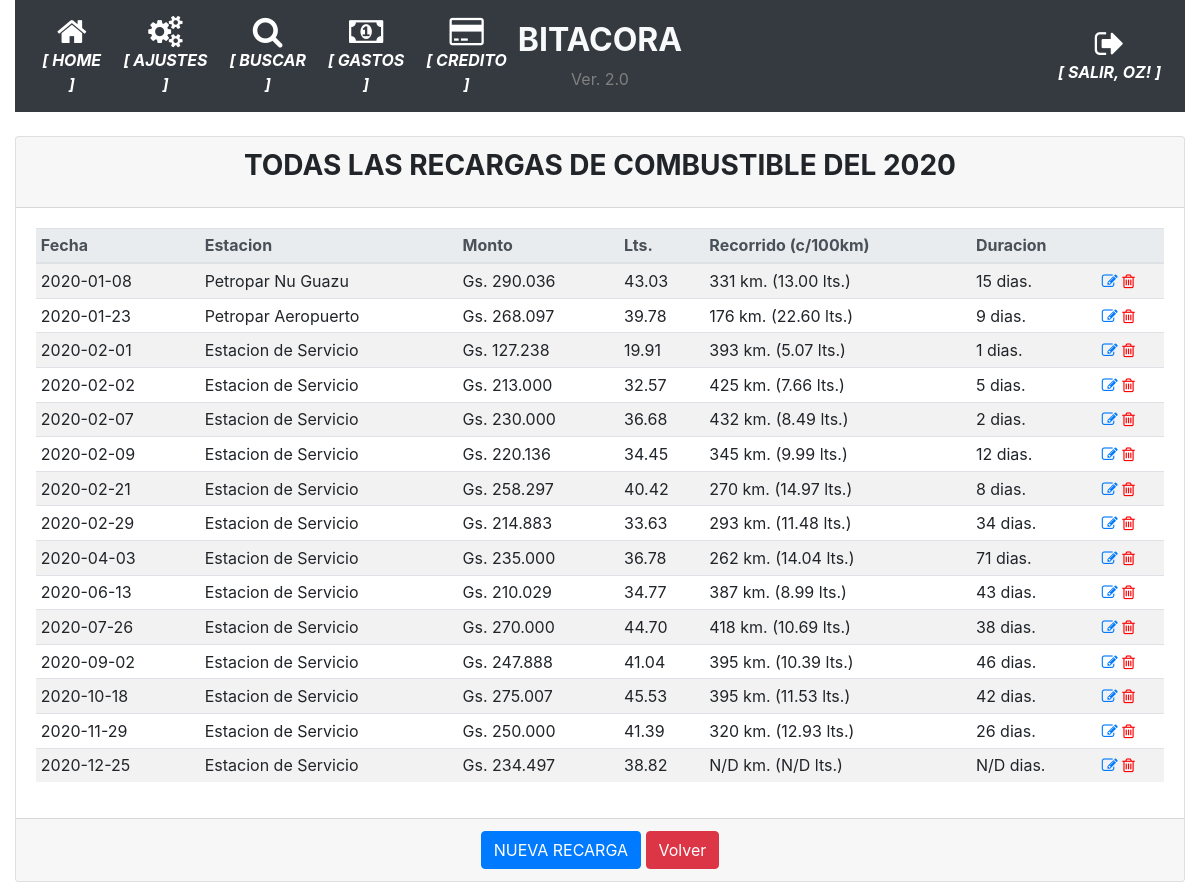
The page /recargas_detalle/2020 (signed in) on the database its author committed.
### app/models.py (models this page shows, shortened)
class User(UserMixin, db.Model):
    id = db.Column(db.Integer, primary_key=True)
    username = db.Column(db.String(64), index=True, unique=True)
    email = db.Column(db.String(120), index=True, unique=True)
    password_hash = db.Column(db.String(128))
    perfil = db.Column(db.String(128))

class Cargas(db.Model):
    __tablename__='cargas'
    id = db.Column(db.Integer, primary_key=True)
    date = db.Column(db.Date, nullable=False)
    fecha_carga = db.Column(db.Date, nullable=False)
    odometro = db.Column(db.Integer)
    emblema = db.Column(db.String(100), nullable=False)
    precio = db.Column(db.Integer)
    monto_carga = db.Column(db.Integer)

### app/routes.py (the view)
@app.route('/recargas_detalle/<anno>', methods=['GET', 'POST'])
@login_required
def recargas_detalle(anno):
    cargas = Cargas.query.filter(func.strftime("%Y", Cargas.fecha_carga)==anno).order_by(Cargas.fecha_carga).all()
    return render_template('detalles_anno_combus.html', cargas=cargas, anno=anno)

### app/models.py (called while the page is built)
@login.user_loader
def load_user(id):
    return User.query.get(int(id))

### app/templates/detalles_anno_combus.html
{% extends "base.html" %}
{% block main %}
<div class="card">
    <div class="card-header">
        <h3 class="card-title text-center"><strong>TODAS LAS RECARGAS DE COMBUSTIBLE DEL {{ anno }}</strong></h3>
    </div>
    <div class="card-body">
        <div class="table-responsive">
            <table class="table table-striped table-sm">
                <thead class="thead-light">
                    <tr>
                        <th>Fecha</th>
                        <th>Estacion</th>
                        <th>Monto</th>
                        <th>Lts.</th>
                        <th>Recorrido (c/100km)</th>
                        <th>Duracion</th>
                        <th></th>
                    </tr>
                </thead>
                <tbody>
                    {% for carga in cargas %}
                    <tr>
                        <td>{{ carga.fecha_carga }}</td>
                        <td>{{ carga.emblema }}</td>
                        <td>{{ "Gs. {:,.0f}".format(carga.monto_carga).replace(",", ".") }}</td>
                        <td>{{ '%00.2f'|format(carga.monto_carga/carga.precio|float) }}</td>
                        <td>{{ (loop.nextitem.odometro-carga.odometro) if not loop.last else "N/D" }} km.
                        ({{'%0.2f'|format(((carga.monto_carga/carga.precio)*100)/(loop.nextitem.odometro-carga.odometro)|float) if not loop.last else "N/D" }} lts.)</td>
                        <td>{{ (loop.nextitem.fecha_carga-carga.fecha_carga).days if not loop.last else "N/D" }} dias.
                        </td>
                        <td class="align-self-end">
                            <a href="{{ url_for('modificar_recarga', recarga_id=carga.id) }}"><i
                                    class="fa fa-pencil-square-o"></i></a>
                            <a href="{{ url_for('borrar_recarga', recarga_id=carga.id) }}" style="color:red"><i
                                    class="fa fa-trash-o"></i></a>
                        </td>
                    </tr>
                    {% endfor %}
                </tbody>
            </table>
        </div>
    </div>
    <div class="card-footer text-muted text-center">
        <a href="{{ url_for('nueva_recarga') }}" class="btn btn-primary">NUEVA RECARGA</a>
        <a href="#" onclick="goBack()" class="btn btn-danger">Volver</a>
    </div>
</div>
{% endblock %}

### app/templates/base.html (shortened to what this page needs)
<!doctype html>
<html lang="en">
  <head>
    <link rel="stylesheet" href="https://stackpath.bootstrapcdn.com/bootstrap/4.5.0/css/bootstrap.min.css"></link>
    <link rel="stylesheet" href="https://maxcdn.bootstrapcdn.com/font-awesome/4.4.0/css/font-awesome.min.css"></link>
  </head>
  <body>
    <div class="container-fluid">
      <nav class="navbar navbar-expand-md navbar-dark bg-dark">
        <div class="navbar-collapse collapse w-100 order-1 order-md-0 dual-collapse2">
            <ul class="navbar-nav mr-auto text-center">
              <li class="nav-item active">
                <a href="{{ url_for('index') }}" class="nav-link d-flex flex-column">
                <i class="fa fa-home fa-2x"></i>
                <span class="d-none d-sm-inline"><i><strong>[ HOME ]</strong></i></span></a>
              </li>
              <li class="nav-item active">
                <a href="{{ url_for('parametrico') }}" class="nav-link d-flex flex-column">
                <i class="fa fa-cogs fa-2x"></i>
                <span class="d-none d-sm-inline"><i><strong>[ AJUSTES ]</strong></i></span></a>
              </li>
              <li class="nav-item active">
                <a href="{{ url_for('busqueda') }}" class="nav-link d-flex flex-column">
                <i class="fa fa-search fa-2x"></i>
                <span class="d-none d-sm-inline"><i><strong>[ BUSCAR ]</strong></i></span></a>
              </li>
              <li class="nav-item active">
                <a href="{{ url_for('historico_gastos_detalle', periodo='') }}" class="nav-link d-flex flex-column">
                <i class="fa fa-money fa-2x"></i>
                <span class="d-none d-sm-inline"><i><strong>[ GASTOS ]</strong></i></span></a>
              </li>
              <li class="nav-item active">
                <a href="{{ url_for('movimientos_mes', mes='') }}" class="nav-link d-flex flex-column">
                <i class="fa fa-credit-card fa-2x"></i>
                <span class="d-none d-sm-inline"><i><strong>[ CREDITO ]</strong></i></span></a>
              </li>
            </ul>
        </div>
        <div class="mx-auto order-0 text-center">
            <h2 class="mx-auto text-light"><strong>BITACORA</strong></h2>
            <span style="color: grey">Ver. 2.0</span>
        </div>
        <div class="navbar-collapse collapse w-100 order-3 dual-collapse2">
            <ul class="navbar-nav ml-auto text-center">
              <li class="nav-item active">
                {% if current_user.is_anonymous %}
                  <a href="{{ url_for('logout') }}" class="nav-link d-flex flex-column">
                  <i class="fa fa-sign-in fa-2x"></i>
                  <span class="d-none d-sm-inline"><i><strong>[ ACCEDER ]</strong></i></span></a>
                {% else %}
                  <a href="{{ url_for('logout') }}" class="nav-link d-flex flex-column">
                  <i class="fa fa-sign-out fa-2x"></i>
                  <span class="d-none d-sm-inline"><i><strong>[ SALIR, {{ current_user.username | upper }}! ]</strong></i></span></a>
                {% endif %}
              </li>
            </ul>
        </div>
    </nav>
    <br>
      <div>
        {% block main %}{% endblock %}
      </div>
    </div>
  </body>
</html>

### rows shown on the page
User: username "OZ"
Cargas: fecha_carga "2020-01-08", emblema "Petropar Nu Guazu", monto_carga "Gs. 290.036", carga.monto_carga/carga.precio|float "43.03", monto_carga+precio+odometro "13.00"
Cargas: odometro.odometro "331", fecha_carga.fecha_carga "15", fecha_carga "2020-01-23", emblema "Petropar Aeropuerto", monto_carga "Gs. 268.097", carga.monto_carga/carga.precio|float "39.78", monto_carga+precio+odometro "22.60"
Cargas: odometro.odometro "176", fecha_carga.fecha_carga "9", fecha_carga "2020-02-01", emblema "Estacion de Servicio", monto_carga "Gs. 127.238", carga.monto_carga/carga.precio|float "19.91", monto_carga+precio+odometro "5.07"
Cargas: odometro.odometro "393", fecha_carga.fecha_carga "1", fecha_carga "2020-02-02", emblema "Estacion de Servicio", monto_carga "Gs. 213.000", carga.monto_carga/carga.precio|float "32.57", monto_carga+precio+odometro "7.66"
Cargas: odometro.odometro "425", fecha_carga.fecha_carga "5", fecha_carga "2020-02-07", emblema "Estacion de Servicio", monto_carga "Gs. 230.000", carga.monto_carga/carga.precio|float "36.68", monto_carga+precio+odometro "8.49"
Cargas: odometro.odometro "432", fecha_carga.fecha_carga "2", fecha_carga "2020-02-09", emblema "Estacion de Servicio", monto_carga "Gs. 220.136", carga.monto_carga/carga.precio|float "34.45", monto_carga+precio+odometro "9.99"
Cargas: odometro.odometro "345", fecha_carga.fecha_carga "12", fecha_carga "2020-02-21", emblema "Estacion de Servicio", monto_carga "Gs. 258.297", carga.monto_carga/carga.precio|float "40.42", monto_carga+precio+odometro "14.97"
Cargas: odometro.odometro "270", fecha_carga.fecha_carga "8", fecha_carga "2020-02-29", emblema "Estacion de Servicio", monto_carga "Gs. 214.883", carga.monto_carga/carga.precio|float "33.63", monto_carga+precio+odometro "11.48"
Cargas: odometro.odometro "293", fecha_carga.fecha_carga "34", fecha_carga "2020-04-03", emblema "Estacion de Servicio", monto_carga "Gs. 235.000", carga.monto_carga/carga.precio|float "36.78", monto_carga+precio+odometro "14.04"
Cargas: odometro.odometro "262", fecha_carga.fecha_carga "71", fecha_carga "2020-06-13", emblema "Estacion de Servicio", monto_carga "Gs. 210.029", carga.monto_carga/carga.precio|float "34.77", monto_carga+precio+odometro "8.99"
Cargas: odometro.odometro "387", fecha_carga.fecha_carga "43", fecha_carga "2020-07-26", emblema "Estacion de Servicio", monto_carga "Gs. 270.000", carga.monto_carga/carga.precio|float "44.70", monto_carga+precio+odometro "10.69"
Cargas: odometro.odometro "418", fecha_carga.fecha_carga "38", fecha_carga "2020-09-02", emblema "Estacion de Servicio", monto_carga "Gs. 247.888", carga.monto_carga/carga.precio|float "41.04", monto_carga+precio+odometro "10.39"
Cargas: odometro.odometro "395", fecha_carga.fecha_carga "46", fecha_carga "2020-10-18", emblema "Estacion de Servicio", monto_carga "Gs. 275.007", carga.monto_carga/carga.precio|float "45.53", monto_carga+precio+odometro "11.53"
Cargas: odometro.odometro "395", fecha_carga.fecha_carga "42", fecha_carga "2020-11-29", emblema "Estacion de Servicio", monto_carga "Gs. 250.000", carga.monto_carga/carga.precio|float "41.39", monto_carga+precio+odometro "12.93"
Cargas: odometro.odometro "320", fecha_carga.fecha_carga "26", fecha_carga "2020-12-25", emblema "Estacion de Servicio", monto_carga "Gs. 234.497", carga.monto_carga/carga.precio|float "38.82", nextitem "N/D", monto_carga "N/D"

### other values the page prints
{{ anno }} "2020"
